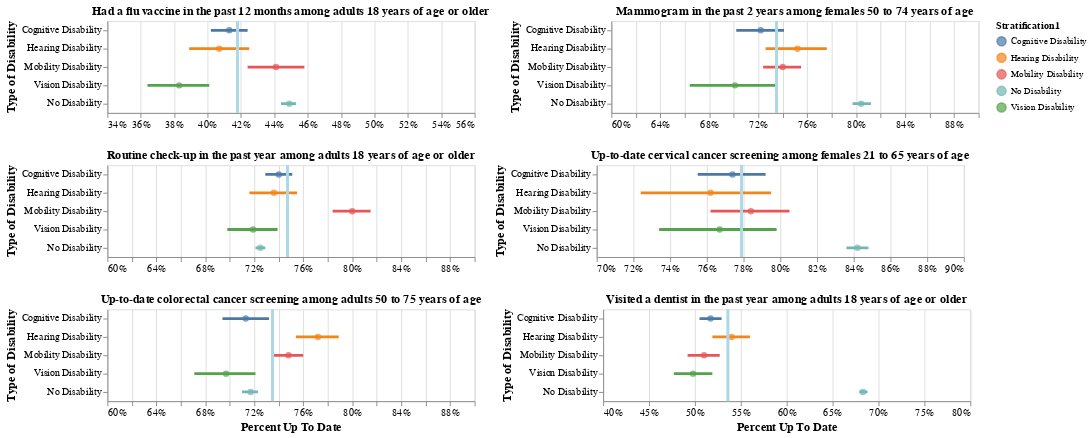

The cell this chart's notebook holds for it:
### Code cell
full

### Figure 1 — Vega-Lite specification as saved in the notebook (floating-point values rounded to 4 significant figures)
{"config": {"view": {"continuousWidth": 400, "continuousHeight": 300}}, "vconcat": [{"hconcat": [{"layer": [{"data": {"name": "data-ad86877974fd2631f289d84f941210f3"}, "mark": {"type": "point", "filled": true, "size": 50}, "encoding": {"color": {"condition": {"field": "Stratification1", "type": "nominal", "selection": "selector148"}, "value": "gray"}, "x": {"field": "Data_Value", "type": "quantitative"}, "y": {"field": "Stratification1", "sort": ["Cognitive Disability", "Hearing Disability", "Mobility Disability", "Vision Disability", "No Disability"], "type": "nominal"}}, "selection": {"selector149": {"type": "interval", "bind": "scales", "encodings": ["x", "y"]}}, "transform": [{"filter": "(datum.Question === 'Had a flu vaccine in the past 12 months among adults 18 years of age or older')"}]}, {"data": {"name": "data-ad86877974fd2631f289d84f941210f3"}, "mark": {"type": "rule", "size": 3}, "encoding": {"color": {"condition": {"field": "Stratification1", "type": "nominal", "selection": "selector148"}, "value": "gray"}, "tooltip": [{"field": "Data_Value", "format": ".1%", "title": "Percent Up To Date", "type": "quantitative"}, {"field": "margin_of_error", "format": ".1%", "title": "Margin of Error", "type": "quantitative"}], "x": {"axis": {"format": ".0%", "labelFontSize": 11, "title": "", "titleFontSize": 13}, "field": "High_Confidence_Limit", "scale": {"domain": [0.35, 0.55], "zero": false}, "type": "quantitative"}, "x2": {"field": "Low_Confidence_Limit"}, "y": {"axis": {"labelFontSize": 10.5, "title": "Type of Disability", "titleFontSize": 13}, "field": "Stratification1", "sort": ["Cognitive Disability", "Hearing Disability", "Mobility Disability", "Vision Disability", "No Disability"], "type": "nominal"}}, "selection": {"selector148": {"type": "single", "encodings": ["color"], "on": "mouseover"}}, "transform": [{"filter": "(datum.Question === 'Had a flu vaccine in the past 12 months among adults 18 years of age or older')"}]}, {"data": {"name": "data-ad86877974fd2631f289d84f941210f3"}, "mark": {"type": "rule", "color": "lightblue", "size": 2.5}, "encoding": {"tooltip": {"field": "Data_Value_Disabled_Mean", "format": ".0%", "title": "Average For Disabled People", "type": "quantitative"}, "x": {"field": "Data_Value_Disabled_Mean", "type": "quantitative"}}, "transform": [{"filter": "(datum.Question === 'Had a flu vaccine in the past 12 months among adults 18 years of age or older')"}]}, {"data": {"name": "empty"}, "mark": {"type": "text", "align": "left", "dx": 5, "dy": 10, "fontSize": 9.5, "text": "Average For Disabled People"}, "encoding": {"x": {"field": "Data_Value_Disabled_Mean", "type": "quantitative"}}, "transform": [{"filter": "(datum.Question === 'Had a flu vaccine in the past 12 months among adults 18 years of age or older')"}]}], "title": "Had a flu vaccine in the past 12 months among adults 18 years of age or older"}, {"layer": [{"data": {"name": "data-ad86877974fd2631f289d84f941210f3"}, "mark": {"type": "point", "filled": true, "size": 50}, "encoding": {"color": {"condition": {"field": "Stratification1", "type": "nominal", "selection": "selector148"}, "value": "gray"}, "x": {"field": "Data_Value", "type": "quantitative"}, "y": {"field": "Stratification1", "sort": ["Cognitive Disability", "Hearing Disability", "Mobility Disability", "Vision Disability", "No Disability"], "type": "nominal"}}, "selection": {"selector150": {"type": "interval", "bind": "scales", "encodings": ["x", "y"]}}, "transform": [{"filter": "(datum.Question === 'Mammogram in the past 2 years among females 50 to 74 years of age')"}]}, {"data": {"name": "data-ad86877974fd2631f289d84f941210f3"}, "mark": {"type": "rule", "size": 3}, "encoding": {"color": {"condition": {"field": "Stratification1", "type": "nominal", "selection": "selector148"}, "value": "gray"}, "tooltip": [{"field": "Data_Value", "format": ".1%", "title": "Percent Up To Date", "type": "quantitative"}, {"field": "margin_of_error", "format": ".1%", "title": "Margin of Error", "type": "quantitative"}], "x": {"axis": {"format": ".0%", "labelFontSize": 11, "title": "", "titleFontSize": 13}, "field": "High_Confidence_Limit", "scale": {"domain": [0.6, 0.9], "zero": false}, "type": "quantitative"}, "x2": {"field": "Low_Confidence_Limit"}, "y": {"axis": {"labelFontSize": 10.5, "title": "Type of Disability", "titleFontSize": 13}, "field": "Stratification1", "sort": ["Cognitive Disability", "Hearing Disability", "Mobility Disability", "Vision Disability", "No Disability"], "type": "nominal"}}, "selection": {"selector148": {"type": "single", "encodings": ["color"], "on": "mouseover"}}, "transform": [{"filter": "(datum.Question === 'Mammogram in the past 2 years among females 50 to 74 years of age')"}]}, {"data": {"name": "data-ad86877974fd2631f289d84f941210f3"}, "mark": {"type": "rule", "color": "lightblue", "size": 2.5}, "encoding": {"tooltip": {"field": "Data_Value_Disabled_Mean", "format": ".0%", "title": "Average For Disabled People", "type": "quantitative"}, "x": {"field": "Data_Value_Disabled_Mean", "type": "quantitative"}}, "transform": [{"filter": "(datum.Question === 'Mammogram in the past 2 years among females 50 to 74 years of age')"}]}, {"data": {"name": "empty"}, "mark": {"type": "text", "align": "left", "dx": 5, "dy": 10, "fontSize": 9.5, "text": "Average For Disabled People"}, "encoding": {"x": {"field": "Data_Value_Disabled_Mean", "type": "quantitative"}}, "transform": [{"filter": "(datum.Question === 'Mammogram in the past 2 years among females 50 to 74 years of age')"}]}], "title": "Mammogram in the past 2 years among females 50 to 74 years of age"}]}, {"hconcat": [{"layer": [{"data": {"name": "data-ad86877974fd2631f289d84f941210f3"}, "mark": {"type": "point", "filled": true, "size": 50}, "encoding": {"color": {"condition": {"field": "Stratification1", "type": "nominal", "selection": "selector148"}, "value": "gray"}, "x": {"field": "Data_Value", "type": "quantitative"}, "y": {"field": "Stratification1", "sort": ["Cognitive Disability", "Hearing Disability", "Mobility Disability", "Vision Disability", "No Disability"], "type": "nominal"}}, "selection": {"selector151": {"type": "interval", "bind": "scales", "encodings": ["x", "y"]}}, "transform": [{"filter": "(datum.Question === 'Routine check-up in the past year among adults 18 years of age or older')"}]}, {"data": {"name": "data-ad86877974fd2631f289d84f941210f3"}, "mark": {"type": "rule", "size": 3}, "encoding": {"color": {"condition": {"field": "Stratification1", "type": "nominal", "selection": "selector148"}, "value": "gray"}, "tooltip": [{"field": "Data_Value", "format": ".1%", "title": "Percent Up To Date", "type": "quantitative"}, {"field": "margin_of_error", "format": ".1%", "title": "Margin of Error", "type": "quantitative"}], "x": {"axis": {"format": ".0%", "labelFontSize": 11, "title": "", "titleFontSize": 13}, "field": "High_Confidence_Limit", "scale": {"domain": [0.6, 0.9], "zero": false}, "type": "quantitative"}, "x2": {"field": "Low_Confidence_Limit"}, "y": {"axis": {"labelFontSize": 10.5, "title": "Type of Disability", "titleFontSize": 13}, "field": "Stratification1", "sort": ["Cognitive Disability", "Hearing Disability", "Mobility Disability", "Vision Disability", "No Disability"], "type": "nominal"}}, "selection": {"selector148": {"type": "single", "encodings": ["color"], "on": "mouseover"}}, "transform": [{"filter": "(datum.Question === 'Routine check-up in the past year among adults 18 years of age or older')"}]}, {"data": {"name": "data-ad86877974fd2631f289d84f941210f3"}, "mark": {"type": "rule", "color": "lightblue", "size": 2.5}, "encoding": {"tooltip": {"field": "Data_Value_Disabled_Mean", "format": ".0%", "title": "Average For Disabled People", "type": "quantitative"}, "x": {"field": "Data_Value_Disabled_Mean", "type": "quantitative"}}, "transform": [{"filter": "(datum.Question === 'Routine check-up in the past year among adults 18 years of age or older')"}]}, {"data": {"name": "empty"}, "mark": {"type": "text", "align": "left", "dx": 5, "dy": 10, "fontSize": 9.5, "text": "Average For Disabled People"}, "encoding": {"x": {"field": "Data_Value_Disabled_Mean", "type": "quantitative"}}, "transform": [{"filter": "(datum.Question === 'Routine check-up in the past year among adults 18 years of age or older')"}]}], "title": "Routine check-up in the past year among adults 18 years of age or older"}, {"layer": [{"data": {"name": "data-ad86877974fd2631f289d84f941210f3"}, "mark": {"type": "point", "filled": true, "size": 50}, "encoding": {"color": {"condition": {"field": "Stratification1", "type": "nominal", "selection": "selector148"}, "value": "gray"}, "x": {"field": "Data_Value", "type": "quantitative"}, "y": {"field": "Stratification1", "sort": ["Cognitive Disability", "Hearing Disability", "Mobility Disability", "Vision Disability", "No Disability"], "type": "nominal"}}, "selection": {"selector152": {"type": "interval", "bind": "scales", "encodings": ["x", "y"]}}, "transform": [{"filter": "(datum.Question === 'Up-to-date cervical cancer screening among females 21 to 65 years of age')"}]}, {"data": {"name": "data-ad86877974fd2631f289d84f941210f3"}, "mark": {"type": "rule", "size": 3}, "encoding": {"color": {"condition": {"field": "Stratification1", "type": "nominal", "selection": "selector148"}, "value": "gray"}, "tooltip": [{"field": "Data_Value", "format": ".1%", "title": "Percent Up To Date", "type": "quantitative"}, {"field": "margin_of_error", "format": ".1%", "title": "Margin of Error", "type": "quantitative"}], "x": {"axis": {"format": ".0%", "labelFontSize": 11, "title": "", "titleFontSize": 13}, "field": "High_Confidence_Limit", "scale": {"domain": [0.7, 0.9], "zero": false}, "type": "quantitative"}, "x2": {"field": "Low_Confidence_Limit"}, "y": {"axis": {"labelFontSize": 10.5, "title": "Type of Disability", "titleFontSize": 13}, "field": "Stratification1", "sort": ["Cognitive Disability", "Hearing Disability", "Mobility Disability", "Vision Disability", "No Disability"], "type": "nominal"}}, "selection": {"selector148": {"type": "single", "encodings": ["color"], "on": "mouseover"}}, "transform": [{"filter": "(datum.Question === 'Up-to-date cervical cancer screening among females 21 to 65 years of age')"}]}, {"data": {"name": "data-ad86877974fd2631f289d84f941210f3"}, "mark": {"type": "rule", "color": "lightblue", "size": 2.5}, "encoding": {"tooltip": {"field": "Data_Value_Disabled_Mean", "format": ".0%", "title": "Average For Disabled People", "type": "quantitative"}, "x": {"field": "Data_Value_Disabled_Mean", "type": "quantitative"}}, "transform": [{"filter": "(datum.Question === 'Up-to-date cervical cancer screening among females 21 to 65 years of age')"}]}, {"data": {"name": "empty"}, "mark": {"type": "text", "align": "left", "dx": 5, "dy": 10, "fontSize": 9.5, "text": "Average For Disabled People"}, "encoding": {"x": {"field": "Data_Value_Disabled_Mean", "type": "quantitative"}}, "transform": [{"filter": "(datum.Question === 'Up-to-date cervical cancer screening among females 21 to 65 years of age')"}]}], "title": "Up-to-date cervical cancer screening among females 21 to 65 years of age"}]}, {"hconcat": [{"layer": [{"data": {"name": "data-ad86877974fd2631f289d84f941210f3"}, "mark": {"type": "point", "filled": true, "size": 50}, "encoding": {"color": {"condition": {"field": "Stratification1", "type": "nominal", "selection": "selector148"}, "value": "gray"}, "x": {"field": "Data_Value", "type": "quantitative"}, "y": {"field": "Stratification1", "sort": ["Cognitive Disability", "Hearing Disability", "Mobility Disability", "Vision Disability", "No Disability"], "type": "nominal"}}, "selection": {"selector153": {"type": "interval", "bind": "scales", "encodings": ["x", "y"]}}, "transform": [{"filter": "(datum.Question === 'Up-to-date colorectal cancer screening among adults 50 to 75 years of age')"}]}, {"data": {"name": "data-ad86877974fd2631f289d84f941210f3"}, "mark": {"type": "rule", "size": 3}, "encoding": {"color": {"condition": {"field": "Stratification1", "type": "nominal", "selection": "selector148"}, "value": "gray"}, "tooltip": [{"field": "Data_Value", "format": ".1%", "title": "Percent Up To Date", "type": "quantitative"}, {"field": "margin_of_error", "format": ".1%", "title": "Margin of Error", "type": "quantitative"}], "x": {"axis": {"format": ".0%", "labelFontSize": 11, "title": "Percent Up To Date", "titleFontSize": 13}, "field": "High_Confidence_Limit", "scale": {"domain": [0.6, 0.9], "zero": false}, "type": "quantitative"}, "x2": {"field": "Low_Confidence_Limit"}, "y": {"axis": {"labelFontSize": 10.5, "title": "Type of Disability", "titleFontSize": 13}, "field": "Stratification1", "sort": ["Cognitive Disability", "Hearing Disability", "Mobility Disability", "Vision Disability", "No Disability"], "type": "nominal"}}, "selection": {"selector148": {"type": "single", "encodings": ["color"], "on": "mouseover"}}, "transform": [{"filter": "(datum.Question === 'Up-to-date colorectal cancer screening among adults 50 to 75 years of age')"}]}, {"data": {"name": "data-ad86877974fd2631f289d84f941210f3"}, "mark": {"type": "rule", "color": "lightblue", "size": 2.5}, "encoding": {"tooltip": {"field": "Data_Value_Disabled_Mean", "format": ".0%", "title": "Average For Disabled People", "type": "quantitative"}, "x": {"field": "Data_Value_Disabled_Mean", "type": "quantitative"}}, "transform": [{"filter": "(datum.Question === 'Up-to-date colorectal cancer screening among adults 50 to 75 years of age')"}]}, {"data": {"name": "empty"}, "mark": {"type": "text", "align": "left", "dx": 5, "dy": 10, "fontSize": 9.5, "text": "Average For Disabled People"}, "encoding": {"x": {"field": "Data_Value_Disabled_Mean", "type": "quantitative"}}, "transform": [{"filter": "(datum.Question === 'Up-to-date colorectal cancer screening among adults 50 to 75 years of age')"}]}], "title": "Up-to-date colorectal cancer screening among adults 50 to 75 years of age"}, {"layer": [{"data": {"name": "data-ad86877974fd2631f289d84f941210f3"}, "mark": {"type": "point", "filled": true, "size": 50}, "encoding": {"color": {"condition": {"field": "Stratification1", "type": "nominal", "selection": "selector148"}, "value": "gray"}, "x": {"field": "Data_Value", "type": "quantitative"}, "y": {"field": "Stratification1", "sort": ["Cognitive Disability", "Hearing Disability", "Mobility Disability", "Vision Disability", "No Disability"], "type": "nominal"}}, "selection": {"selector154": {"type": "interval", "bind": "scales", "encodings": ["x", "y"]}}, "transform": [{"filter": "(datum.Question === 'Visited a dentist in the past year among adults 18 years of age or older')"}]}, {"data": {"name": "data-ad86877974fd2631f289d84f941210f3"}, "mark": {"type": "rule", "size": 3}, "encoding": {"color": {"condition": {"field": "Stratification1", "type": "nominal", "selection": "selector148"}, "value": "gray"}, "tooltip": [{"field": "Data_Value", "format": ".1%", "title": "Percent Up To Date", "type": "quantitative"}, {"field": "margin_of_error", "format": ".1%", "title": "Margin of Error", "type": "quantitative"}], "x": {"axis": {"format": ".0%", "labelFontSize": 11, "title": "Percent Up To Date", "titleFontSize": 13}, "field": "High_Confidence_Limit", "scale": {"domain": [0.4, 0.8], "zero": false}, "type": "quantitative"}, "x2": {"field": "Low_Confidence_Limit"}, "y": {"axis": {"labelFontSize": 10.5, "title": "Type of Disability", "titleFontSize": 13}, "field": "Stratification1", "sort": ["Cognitive Disability", "Hearing Disability", "Mobility Disability", "Vision Disability", "No Disability"], "type": "nominal"}}, "selection": {"selector148": {"type": "single", "encodings": ["color"], "on": "mouseover"}}, "transform": [{"filter": "(datum.Question === 'Visited a dentist in the past year among adults 18 years of age or older')"}]}, {"data": {"name": "data-ad86877974fd2631f289d84f941210f3"}, "mark": {"type": "rule", "color": "lightblue", "size": 2.5}, "encoding": {"tooltip": {"field": "Data_Value_Disabled_Mean", "format": ".0%", "title": "Average For Disabled People", "type": "quantitative"}, "x": {"field": "Data_Value_Disabled_Mean", "type": "quantitative"}}, "transform": [{"filter": "(datum.Question === 'Visited a dentist in the past year among adults 18 years of age or older')"}]}, {"data": {"name": "empty"}, "mark": {"type": "text", "align": "left", "dx": 5, "dy": 10, "fontSize": 9.5, "text": "Average For Disabled People"}, "encoding": {"x": {"field": "Data_Value_Disabled_Mean", "type": "quantitative"}}, "transform": [{"filter": "(datum.Question === 'Visited a dentist in the past year among adults 18 years of age or older')"}]}], "title": "Visited a dentist in the past year among adults 18 years of age or older"}]}], "$schema": "https://vega.github.io/schema/vega-lite/v4.17.0.json", "datasets": {"data-ad86877974fd2631f289d84f941210f3": [{"Stratification1": "Cognitive Disability", "Question": "Had a flu vaccine in the past 12 months among adults 18 years of age or older", "Data_Value": 0.413, "High_Confidence_Limit": 0.424, "Low_Confidence_Limit": 0.402, "Data_Value_Disabled_Mean": 0.418, "delta": -0.005, "upper_val_delta": 0.006, "lower_val_delta": -0.016, "radio_option": "Exclude Non-Disabled People", "margin_of_error": 0.011, "q_max_moe": 0.054, "q_min_moe": -0.054, "annotation_indicator": 0.0, "disabled_binary": "Disabled"}, {"Stratification1": "Hearing Disability", "Question": "Had a flu vaccine in the past 12 months among adults 18 years of age or older", "Data_Value": 0.407, "High_Confidence_Limit": 0.425, "Low_Confidence_Limit": 0.389, "Data_Value_Disabled_Mean": 0.418, "delta": -0.011, "upper_val_delta": 0.007, "lower_val_delta": -0.029, "radio_option": "Exclude Non-Disabled People", "margin_of_error": 0.018, "q_max_moe": 0.054, "q_min_moe": -0.054, "annotation_indicator": 0.0, "disabled_binary": "Disabled"}, {"Stratification1": "Mobility Disability", "Question": "Had a flu vaccine in the past 12 months among adults 18 years of age or older", "Data_Value": 0.441, "High_Confidence_Limit": 0.458, "Low_Confidence_Limit": 0.424, "Data_Value_Disabled_Mean": 0.418, "delta": 0.023, "upper_val_delta": 0.04, "lower_val_delta": 0.006, "radio_option": "Exclude Non-Disabled People", "margin_of_error": 0.017, "q_max_moe": 0.054, "q_min_moe": -0.054, "annotation_indicator": 0.0, "disabled_binary": "Disabled"}, {"Stratification1": "No Disability", "Question": "Had a flu vaccine in the past 12 months among adults 18 years of age or older", "Data_Value": 0.449, "High_Confidence_Limit": 0.453, "Low_Confidence_Limit": 0.444, "Data_Value_Disabled_Mean": 0.418, "delta": 0.031, "upper_val_delta": 0.035, "lower_val_delta": 0.026, "radio_option": "Include Non-Disabled People", "margin_of_error": 0.004, "q_max_moe": 0.054, "q_min_moe": -0.054, "annotation_indicator": 0.0, "disabled_binary": "No Disability"}, {"Stratification1": "Vision Disability", "Question": "Had a flu vaccine in the past 12 months among adults 18 years of age or older", "Data_Value": 0.383, "High_Confidence_Limit": 0.401, "Low_Confidence_Limit": 0.364, "Data_Value_Disabled_Mean": 0.418, "delta": -0.035, "upper_val_delta": -0.017, "lower_val_delta": -0.054, "radio_option": "Exclude Non-Disabled People", "margin_of_error": 0.018, "q_max_moe": 0.054, "q_min_moe": -0.054, "annotation_indicator": 0.0, "disabled_binary": "Disabled"}, {"Stratification1": "Cognitive Disability", "Question": "Mammogram in the past 2 years among females 50 to 74 years of age", "Data_Value": 0.722, "High_Confidence_Limit": 0.741, "Low_Confidence_Limit": 0.702, "Data_Value_Disabled_Mean": 0.735, "delta": -0.013, "upper_val_delta": 0.006, "lower_val_delta": -0.033, "radio_option": "Exclude Non-Disabled People", "margin_of_error": 0.019, "q_max_moe": 0.077, "q_min_moe": -0.077, "annotation_indicator": 0.0, "disabled_binary": "Disabled"}, {"Stratification1": "Hearing Disability", "Question": "Mammogram in the past 2 years among females 50 to 74 years of age", "Data_Value": 0.752, "High_Confidence_Limit": 0.776, "Low_Confidence_Limit": 0.726, "Data_Value_Disabled_Mean": 0.735, "delta": 0.017, "upper_val_delta": 0.041, "lower_val_delta": -0.009, "radio_option": "Exclude Non-Disabled People", "margin_of_error": 0.024, "q_max_moe": 0.077, "q_min_moe": -0.077, "annotation_indicator": 0.0, "disabled_binary": "Disabled"}, {"Stratification1": "Mobility Disability", "Question": "Mammogram in the past 2 years among females 50 to 74 years of age", "Data_Value": 0.74, "High_Confidence_Limit": 0.755, "Low_Confidence_Limit": 0.724, "Data_Value_Disabled_Mean": 0.735, "delta": 0.005, "upper_val_delta": 0.02, "lower_val_delta": -0.011, "radio_option": "Exclude Non-Disabled People", "margin_of_error": 0.015, "q_max_moe": 0.077, "q_min_moe": -0.077, "annotation_indicator": 0.0, "disabled_binary": "Disabled"}, {"Stratification1": "No Disability", "Question": "Mammogram in the past 2 years among females 50 to 74 years of age", "Data_Value": 0.804, "High_Confidence_Limit": 0.812, "Low_Confidence_Limit": 0.797, "Data_Value_Disabled_Mean": 0.735, "delta": 0.069, "upper_val_delta": 0.077, "lower_val_delta": 0.062, "radio_option": "Include Non-Disabled People", "margin_of_error": 0.008, "q_max_moe": 0.077, "q_min_moe": -0.077, "annotation_indicator": 0.0, "disabled_binary": "No Disability"}, {"Stratification1": "Vision Disability", "Question": "Mammogram in the past 2 years among females 50 to 74 years of age", "Data_Value": 0.701, "High_Confidence_Limit": 0.735, "Low_Confidence_Limit": 0.664, "Data_Value_Disabled_Mean": 0.735, "delta": -0.034, "upper_val_delta": 0.0, "lower_val_delta": -0.071, "radio_option": "Exclude Non-Disabled People", "margin_of_error": 0.034, "q_max_moe": 0.077, "q_min_moe": -0.077, "annotation_indicator": 0.0, "disabled_binary": "Disabled"}, {"Stratification1": "Cognitive Disability", "Question": "Routine check-up in the past year among adults 18 years of age or older", "Data_Value": 0.74, "High_Confidence_Limit": 0.751, "Low_Confidence_Limit": 0.729, "Data_Value_Disabled_Mean": 0.747, "delta": -0.007, "upper_val_delta": 0.004, "lower_val_delta": -0.018, "radio_option": "Exclude Non-Disabled People", "margin_of_error": 0.011, "q_max_moe": 0.068, "q_min_moe": -0.068, "annotation_indicator": 0.0, "disabled_binary": "Disabled"}, {"Stratification1": "Hearing Disability", "Question": "Routine check-up in the past year among adults 18 years of age or older", "Data_Value": 0.736, "High_Confidence_Limit": 0.755, "Low_Confidence_Limit": 0.716, "Data_Value_Disabled_Mean": 0.747, "delta": -0.011, "upper_val_delta": 0.008, "lower_val_delta": -0.031, "radio_option": "Exclude Non-Disabled People", "margin_of_error": 0.019, "q_max_moe": 0.068, "q_min_moe": -0.068, "annotation_indicator": 0.0, "disabled_binary": "Disabled"}, {"Stratification1": "Mobility Disability", "Question": "Routine check-up in the past year among adults 18 years of age or older", "Data_Value": 0.8, "High_Confidence_Limit": 0.815, "Low_Confidence_Limit": 0.784, "Data_Value_Disabled_Mean": 0.747, "delta": 0.053, "upper_val_delta": 0.068, "lower_val_delta": 0.037, "radio_option": "Exclude Non-Disabled People", "margin_of_error": 0.015, "q_max_moe": 0.068, "q_min_moe": -0.068, "annotation_indicator": 0.0, "disabled_binary": "Disabled"}, {"Stratification1": "No Disability", "Question": "Routine check-up in the past year among adults 18 years of age or older", "Data_Value": 0.725, "High_Confidence_Limit": 0.729, "Low_Confidence_Limit": 0.721, "Data_Value_Disabled_Mean": 0.747, "delta": -0.022, "upper_val_delta": -0.018, "lower_val_delta": -0.026, "radio_option": "Include Non-Disabled People", "margin_of_error": 0.004, "q_max_moe": 0.068, "q_min_moe": -0.068, "annotation_indicator": 0.0, "disabled_binary": "No Disability"}, {"Stratification1": "Vision Disability", "Question": "Routine check-up in the past year among adults 18 years of age or older", "Data_Value": 0.719, "High_Confidence_Limit": 0.739, "Low_Confidence_Limit": 0.698, "Data_Value_Disabled_Mean": 0.747, "delta": -0.028, "upper_val_delta": -0.008, "lower_val_delta": -0.049, "radio_option": "Exclude Non-Disabled People", "margin_of_error": 0.02, "q_max_moe": 0.068, "q_min_moe": -0.068, "annotation_indicator": 0.0, "disabled_binary": "Disabled"}, {"Stratification1": "Cognitive Disability", "Question": "Up-to-date cervical cancer screening among females 21 to 65 years of age", "Data_Value": 0.774, "High_Confidence_Limit": 0.792, "Low_Confidence_Limit": 0.755, "Data_Value_Disabled_Mean": 0.779, "delta": -0.005, "upper_val_delta": 0.013, "lower_val_delta": -0.024, "radio_option": "Exclude Non-Disabled People", "margin_of_error": 0.018, "q_max_moe": 0.069, "q_min_moe": -0.069, "annotation_indicator": 0.0, "disabled_binary": "Disabled"}, {"Stratification1": "Hearing Disability", "Question": "Up-to-date cervical cancer screening among females 21 to 65 years of age", "Data_Value": 0.762, "High_Confidence_Limit": 0.795, "Low_Confidence_Limit": 0.724, "Data_Value_Disabled_Mean": 0.779, "delta": -0.017, "upper_val_delta": 0.016, "lower_val_delta": -0.055, "radio_option": "Exclude Non-Disabled People", "margin_of_error": 0.033, "q_max_moe": 0.069, "q_min_moe": -0.069, "annotation_indicator": 0.0, "disabled_binary": "Disabled"}, {"Stratification1": "Mobility Disability", "Question": "Up-to-date cervical cancer screening among females 21 to 65 years of age", "Data_Value": 0.784, "High_Confidence_Limit": 0.805, "Low_Confidence_Limit": 0.762, "Data_Value_Disabled_Mean": 0.779, "delta": 0.005, "upper_val_delta": 0.026, "lower_val_delta": -0.017, "radio_option": "Exclude Non-Disabled People", "margin_of_error": 0.021, "q_max_moe": 0.069, "q_min_moe": -0.069, "annotation_indicator": 0.0, "disabled_binary": "Disabled"}, {"Stratification1": "No Disability", "Question": "Up-to-date cervical cancer screening among females 21 to 65 years of age", "Data_Value": 0.842, "High_Confidence_Limit": 0.848, "Low_Confidence_Limit": 0.836, "Data_Value_Disabled_Mean": 0.779, "delta": 0.063, "upper_val_delta": 0.069, "lower_val_delta": 0.057, "radio_option": "Include Non-Disabled People", "margin_of_error": 0.006, "q_max_moe": 0.069, "q_min_moe": -0.069, "annotation_indicator": 0.0, "disabled_binary": "No Disability"}, {"Stratification1": "Vision Disability", "Question": "Up-to-date cervical cancer screening among females 21 to 65 years of age", "Data_Value": 0.767, "High_Confidence_Limit": 0.798, "Low_Confidence_Limit": 0.734, "Data_Value_Disabled_Mean": 0.779, "delta": -0.012, "upper_val_delta": 0.019, "lower_val_delta": -0.045, "radio_option": "Exclude Non-Disabled People", "margin_of_error": 0.031, "q_max_moe": 0.069, "q_min_moe": -0.069, "annotation_indicator": 0.0, "disabled_binary": "Disabled"}, {"Stratification1": "Cognitive Disability", "Question": "Up-to-date colorectal cancer screening among adults 50 to 75 years of age", "Data_Value": 0.713, "High_Confidence_Limit": 0.732, "Low_Confidence_Limit": 0.694, "Data_Value_Disabled_Mean": 0.735, "delta": -0.022, "upper_val_delta": -0.003, "lower_val_delta": -0.041, "radio_option": "Exclude Non-Disabled People", "margin_of_error": 0.019, "q_max_moe": 0.064, "q_min_moe": -0.064, "annotation_indicator": 0.0, "disabled_binary": "Disabled"}, {"Stratification1": "Hearing Disability", "Question": "Up-to-date colorectal cancer screening among adults 50 to 75 years of age", "Data_Value": 0.772, "High_Confidence_Limit": 0.789, "Low_Confidence_Limit": 0.754, "Data_Value_Disabled_Mean": 0.735, "delta": 0.037, "upper_val_delta": 0.054, "lower_val_delta": 0.019, "radio_option": "Exclude Non-Disabled People", "margin_of_error": 0.017, "q_max_moe": 0.064, "q_min_moe": -0.064, "annotation_indicator": 0.0, "disabled_binary": "Disabled"}, {"Stratification1": "Mobility Disability", "Question": "Up-to-date colorectal cancer screening among adults 50 to 75 years of age", "Data_Value": 0.748, "High_Confidence_Limit": 0.76, "Low_Confidence_Limit": 0.736, "Data_Value_Disabled_Mean": 0.735, "delta": 0.013, "upper_val_delta": 0.025, "lower_val_delta": 0.001, "radio_option": "Exclude Non-Disabled People", "margin_of_error": 0.012, "q_max_moe": 0.064, "q_min_moe": -0.064, "annotation_indicator": 0.0, "disabled_binary": "Disabled"}, {"Stratification1": "No Disability", "Question": "Up-to-date colorectal cancer screening among adults 50 to 75 years of age", "Data_Value": 0.717, "High_Confidence_Limit": 0.723, "Low_Confidence_Limit": 0.71, "Data_Value_Disabled_Mean": 0.735, "delta": -0.018, "upper_val_delta": -0.012, "lower_val_delta": -0.025, "radio_option": "Include Non-Disabled People", "margin_of_error": 0.006, "q_max_moe": 0.064, "q_min_moe": -0.064, "annotation_indicator": 0.0, "disabled_binary": "No Disability"}, {"Stratification1": "Vision Disability", "Question": "Up-to-date colorectal cancer screening among adults 50 to 75 years of age", "Data_Value": 0.697, "High_Confidence_Limit": 0.721, "Low_Confidence_Limit": 0.671, "Data_Value_Disabled_Mean": 0.735, "delta": -0.038, "upper_val_delta": -0.014, "lower_val_delta": -0.064, "radio_option": "Exclude Non-Disabled People", "margin_of_error": 0.024, "q_max_moe": 0.064, "q_min_moe": -0.064, "annotation_indicator": 0.0, "disabled_binary": "Disabled"}, {"Stratification1": "Cognitive Disability", "Question": "Visited a dentist in the past year among adults 18 years of age or older", "Data_Value": 0.517, "High_Confidence_Limit": 0.529, "Low_Confidence_Limit": 0.505, "Data_Value_Disabled_Mean": 0.536, "delta": -0.019, "upper_val_delta": -0.007, "lower_val_delta": -0.031, "radio_option": "Exclude Non-Disabled People", "margin_of_error": 0.012, "q_max_moe": 0.152, "q_min_moe": -0.152, "annotation_indicator": 0.0, "disabled_binary": "Disabled"}, {"Stratification1": "Hearing Disability", "Question": "Visited a dentist in the past year among adults 18 years of age or older", "Data_Value": 0.54, "High_Confidence_Limit": 0.56, "Low_Confidence_Limit": 0.519, "Data_Value_Disabled_Mean": 0.536, "delta": 0.004, "upper_val_delta": 0.024, "lower_val_delta": -0.017, "radio_option": "Exclude Non-Disabled People", "margin_of_error": 0.02, "q_max_moe": 0.152, "q_min_moe": -0.152, "annotation_indicator": 0.0, "disabled_binary": "Disabled"}, {"Stratification1": "Mobility Disability", "Question": "Visited a dentist in the past year among adults 18 years of age or older", "Data_Value": 0.51, "High_Confidence_Limit": 0.527, "Low_Confidence_Limit": 0.492, "Data_Value_Disabled_Mean": 0.536, "delta": -0.026, "upper_val_delta": -0.009, "lower_val_delta": -0.044, "radio_option": "Exclude Non-Disabled People", "margin_of_error": 0.017, "q_max_moe": 0.152, "q_min_moe": -0.152, "annotation_indicator": 0.0, "disabled_binary": "Disabled"}, {"Stratification1": "No Disability", "Question": "Visited a dentist in the past year among adults 18 years of age or older", "Data_Value": 0.683, "High_Confidence_Limit": 0.688, "Low_Confidence_Limit": 0.679, "Data_Value_Disabled_Mean": 0.536, "delta": 0.147, "upper_val_delta": 0.152, "lower_val_delta": 0.143, "radio_option": "Include Non-Disabled People", "margin_of_error": 0.005, "q_max_moe": 0.152, "q_min_moe": -0.152, "annotation_indicator": 0.0, "disabled_binary": "No Disability"}, {"Stratification1": "Vision Disability", "Question": "Visited a dentist in the past year among adults 18 years of age or older", "Data_Value": 0.498, "High_Confidence_Limit": 0.519, "Low_Confidence_Limit": 0.477, "Data_Value_Disabled_Mean": 0.536, "delta": -0.038, "upper_val_delta": -0.017, "lower_val_delta": -0.059, "radio_option": "Exclude Non-Disabled People", "margin_of_error": 0.021, "q_max_moe": 0.152, "q_min_moe": -0.152, "annotation_indicator": 0.0, "disabled_binary": "Disabled"}], "empty": [{}]}}
